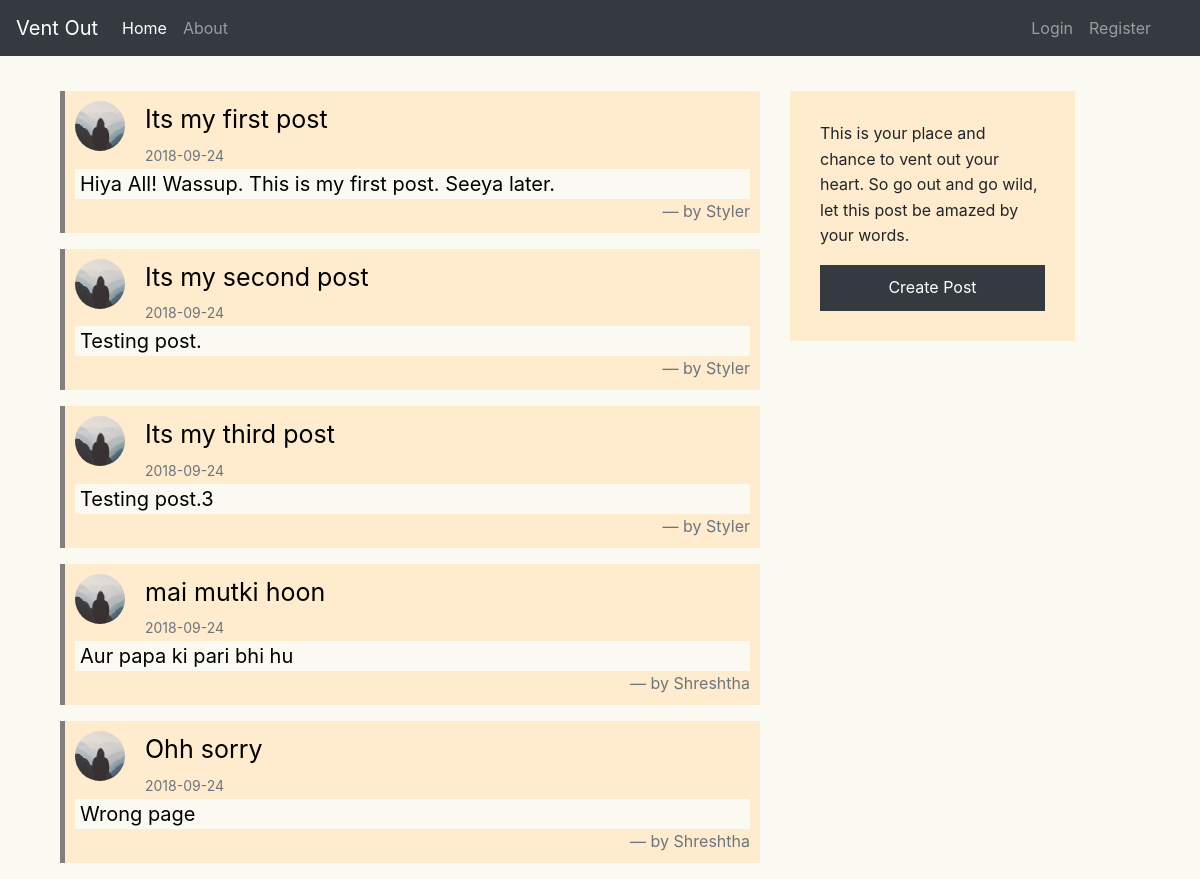
The app's page /home, older data.
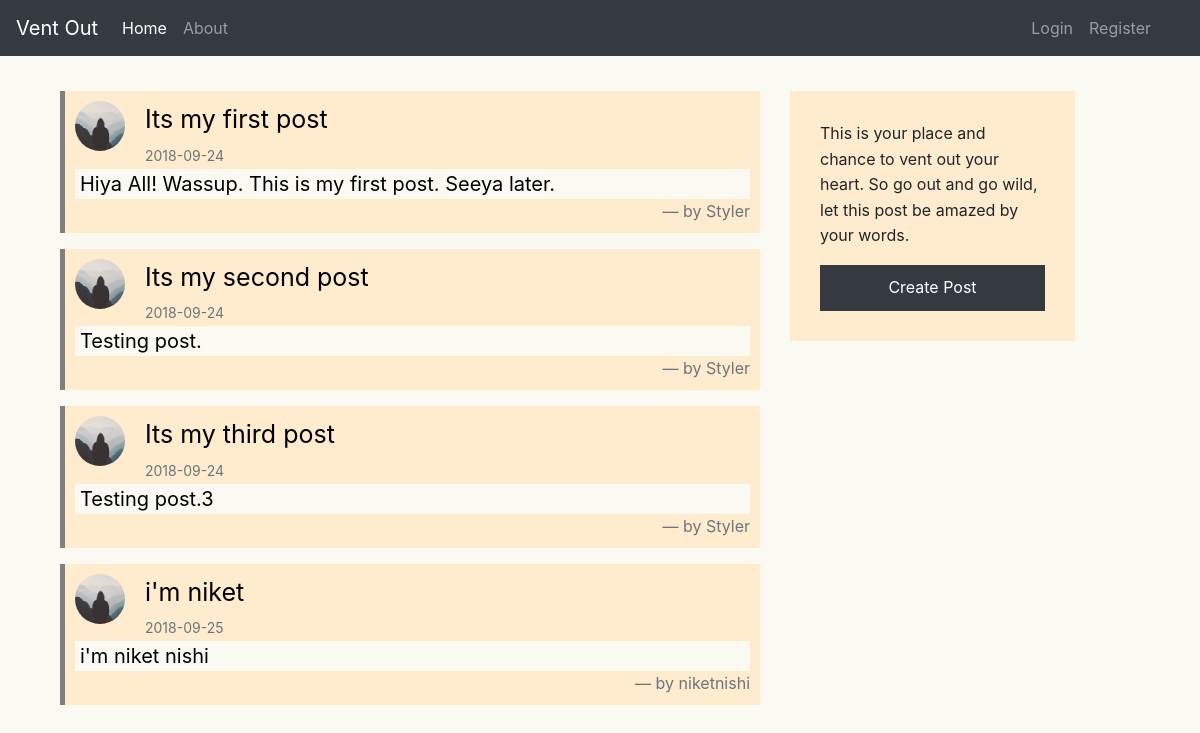
The same page, newer data.
### ventout/models.py (models this page shows, shortened)
class Post(db.Model):
    id = db.Column(db.Integer, primary_key=True)
    title = db.Column(db.String(100), nullable=False)
    date_posted = db.Column(db.DateTime, nullable=False,
                            default=datetime.utcnow)
    content = db.Column(db.Text, nullable=False)
    user_id = db.Column(db.Integer, db.ForeignKey('user.id'), nullable=False)

class User(db.Model, UserMixin):
    id = db.Column(db.Integer, primary_key=True)
    username = db.Column(db.String(20), unique=True, nullable=False)
    email = db.Column(db.String(120), unique=True, nullable=False)
    image_file = db.Column(db.String(20), nullable=False,
                           default='default.jpg')
    password = db.Column(db.String(60), nullable=False)
    posts = db.relationship('Post', backref='author', lazy=True)

### ventout/routes.py (the view)
@app.route("/")
@app.route("/home")
def home():
    my_posts = Post.query.all()
    return render_template('home.html', posts=my_posts)

### ventout/templates/home.html
{% extends "layout.html" %}
{% block content %}
<div class="container margin-top">
    {% for post in posts %}
    <blockquote class="blockquote">
        <img class="rounded-circle post-image" src="{{ url_for('static', filename='profile_pics/'+post.author.image_file) }}">
        <header class="post-title"><a href="{{ url_for('post',post_id=post.id) }}" style="color:black; text-decoration: none">{{
                post.title }}</a></header><small class="text-muted small">{{
            post.date_posted.strftime('%Y-%m-%d') }}</small>
        <p class="default-background mb-0 post-content" style="padding: 0 5px 0 5px">{{ post.content }}</p>
        <footer class="blockquote-footer">by {{ post.author.username }}</footer>
    </blockquote>
    {% endfor %}
</div>
{% endblock %}

Row changes from the older to the newer data that the page shows:
removed Post: image_file (placeholder picture), title "mai mutki hoon", date_posted "2018-09-24", content "Aur papa ki pari bhi hu", author.username "Shreshtha"
removed Post: image_file (placeholder picture), title "Ohh sorry", date_posted "2018-09-24", content "Wrong page", author.username "Shreshtha"
added Post: image_file (placeholder picture), title "i'm niket", date_posted "2018-09-25", content "i'm niket nishi", author.username "niketnishi"
